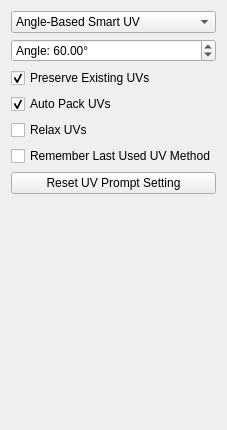
     <widget class="QWidget" name="tabUVGeneration">
      <attribute name="title">
       <string>UV Generation</string>
      </attribute>
      <layout class="QGridLayout" name="gridLayout_3">
       <item row="0" column="0">
        <widget class="QComboBox" name="comboUVMethod">
                  <property name="toolTip">
          <string>Default UV generation method offered when a mesh has
no UVs</string>
         </property>
         <item>
          <property name="text">
           <string>Angle-Based Smart UV</string>
          </property>
         </item>
         <item>
          <property name="text">
           <string>Angle-Based</string>
          </property>
         </item>
         <item>
          <property name="text">
           <string>Hybrid</string>
          </property>
         </item>
         <item>
          <property name="text">
           <string>Planar</string>
          </property>
         </item>
         <item>
          <property name="text">
           <string>Cylindrical</string>
          </property>
         </item>
         <item>
          <property name="text">
           <string>Spherical</string>
          </property>
         </item>
        </widget>
       </item>
       <item row="1" column="0">
        <widget class="QDoubleSpinBox" name="spinAngleThreshold">
                  <property name="toolTip">
          <string>Default angle threshold for the angle-based UV methods</string>
         </property>
         <property name="prefix">
          <string>Angle: </string>
         </property>
         <property name="suffix">
          <string>°</string>
         </property>
         <property name="maximum">
          <double>180.000000000000000</double>
         </property>
         <property name="value">
          <double>60.000000000000000</double>
         </property>
        </widget>
       </item>
       <item row="2" column="0">
        <widget class="QCheckBox" name="checkPreserveUVs">
                  <property name="toolTip">
          <string>Don't overwrite UV sets a mesh already has</string>
         </property>
         <property name="text">
          <string>Preserve Existing UVs</string>
         </property>
         <property name="checked">
          <bool>true</bool>
         </property>
        </widget>
       </item>
       <item row="3" column="0">
        <widget class="QCheckBox" name="checkAutoPackUVs">
                  <property name="toolTip">
          <string>Automatically pack generated UV islands into 0-1 space</string>
         </property>
         <property name="text">
          <string>Auto Pack UVs</string>
         </property>
         <property name="checked">
          <bool>true</bool>
         </property>
        </widget>
       </item>
       <item row="4" column="0">
        <widget class="QCheckBox" name="checkRelaxUVs">
                  <property name="toolTip">
          <string>Run a relaxation pass on generated UVs to reduce
distortion</string>
         </property>
         <property name="text">
          <string>Relax UVs</string>
         </property>
        </widget>
       </item>
       <item row="5" column="0">
        <widget class="QCheckBox" name="checkRememberUV">
         <property name="text">
          <string>Remember Last Used UV Method</string>
         </property>
        </widget>
       </item>
       <item row="6" column="0">
        <widget class="QPushButton" name="buttonResetUVPrompt">
                  <property name="toolTip">
          <string>Forget the remembered UV method choice, so the picker
asks again next time</string>
         </property>
         <property name="text">
          <string>Reset UV Prompt Setting</string>
         </property>
        </widget>
       </item>
       <item row="7" column="0">
        <spacer name="verticalSpacer_6">
         <property name="orientation">
          <enum>Qt::Orientation::Vertical</enum>
         </property>
         <property name="sizeHint" stdset="0">
          <size>
           <width>20</width>
           <height>225</height>
          </size>
         </property>
        </spacer>
       </item>
      </layout>
     </widget>
